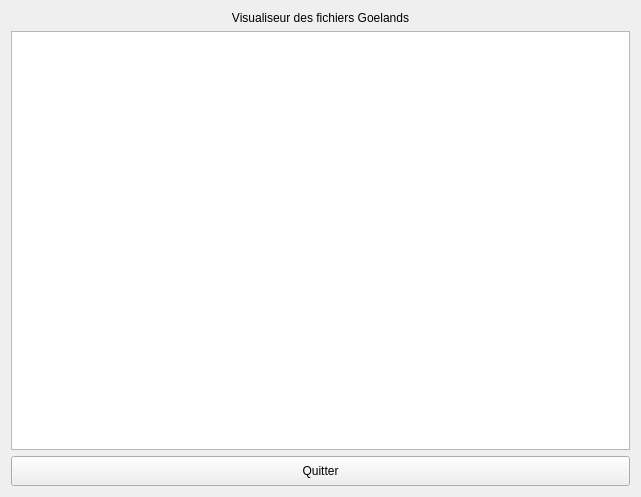
<?xml version="1.0" encoding="UTF-8"?>
<ui version="4.0">
 <class>goeland</class>
 <widget class="QWidget" name="goeland">
  <property name="geometry">
   <rect>
    <x>0</x>
    <y>0</y>
    <width>641</width>
    <height>497</height>
   </rect>
  </property>
  <property name="windowTitle">
   <string>Form</string>
  </property>
  <layout class="QVBoxLayout" name="verticalLayout">
   <item>
    <widget class="QLabel" name="label">
     <property name="text">
      <string>Visualiseur des fichiers Goelands</string>
     </property>
     <property name="alignment">
      <set>Qt::AlignCenter</set>
     </property>
    </widget>
   </item>
   <item>
    <widget class="QTableView" name="tv_goeland"/>
   </item>
   <item>
    <widget class="QPushButton" name="btnQuitter">
     <property name="sizePolicy">
      <sizepolicy hsizetype="Expanding" vsizetype="Fixed">
       <horstretch>0</horstretch>
       <verstretch>0</verstretch>
      </sizepolicy>
     </property>
     <property name="minimumSize">
      <size>
       <width>75</width>
       <height>30</height>
      </size>
     </property>
     <property name="text">
      <string>Quitter</string>
     </property>
     <property name="icon">
      <iconset resource="resourcesGeolimi.qrc">
       <normaloff>:/plugins/geolimi/icons/quit.png</normaloff>:/plugins/geolimi/icons/quit.png</iconset>
     </property>
    </widget>
   </item>
  </layout>
 </widget>
 <resources>
  <include location="resourcesGeolimi.qrc"/>
 </resources>
 <connections/>
</ui>
